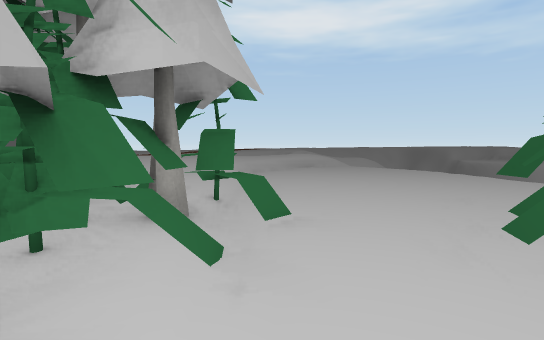
[1] (above)

20 first-person views from a walk through a scene from a Unity 3-D project. The camera is 1.4 m above the floor, tilts 4° down and sees 80° across. The floor is counted in squares, 2 m on a side. Each view is taken from the middle of a square. On the plan, view 1 faces up. The plan holds only what a view shows up to about 10 squares ahead; the rest is blank. The place goes on beyond the plan. Some surface patterns are stand-ins.

[2]
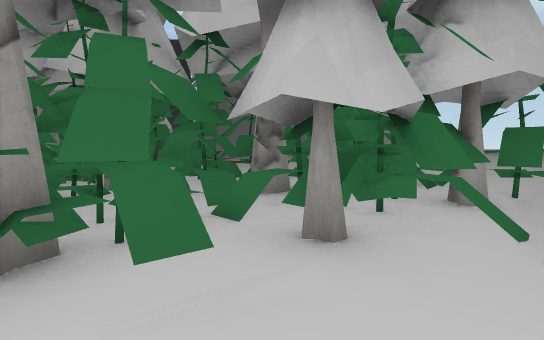

[3]
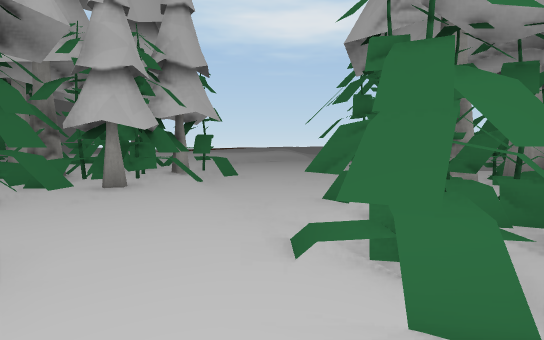

[4]
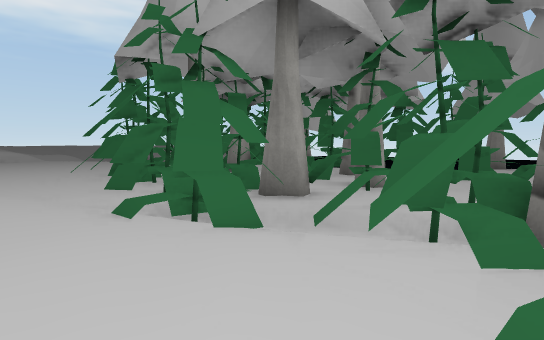

[5]
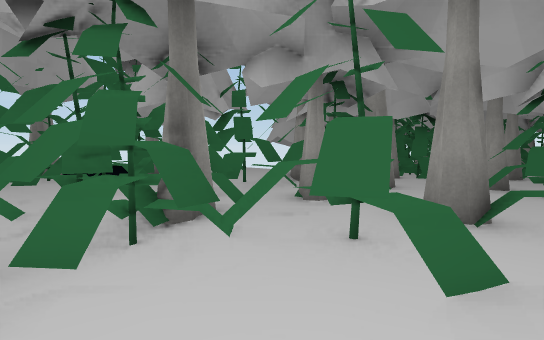

[6]
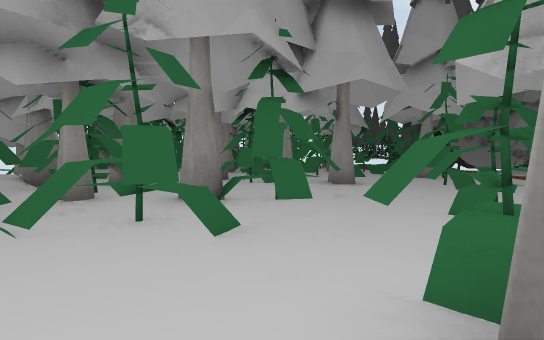

[7]
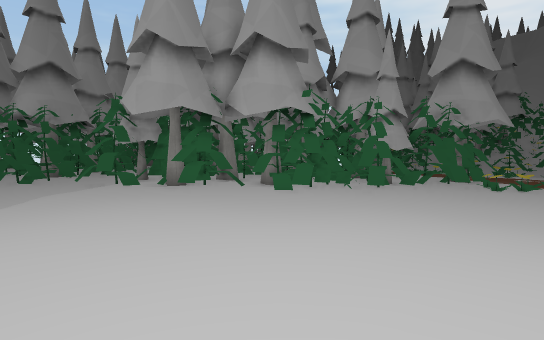

[8]
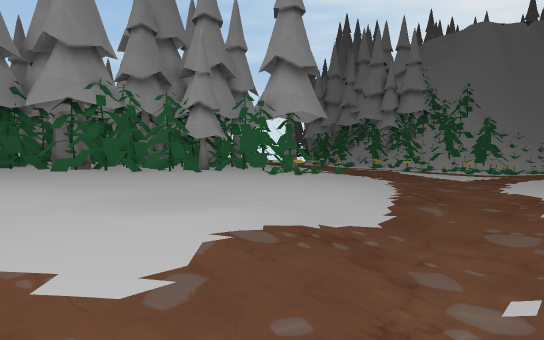

[9]
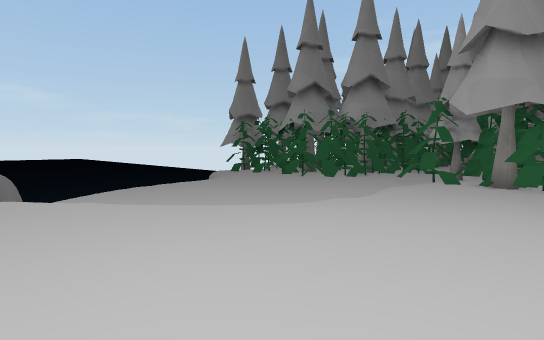

[10]
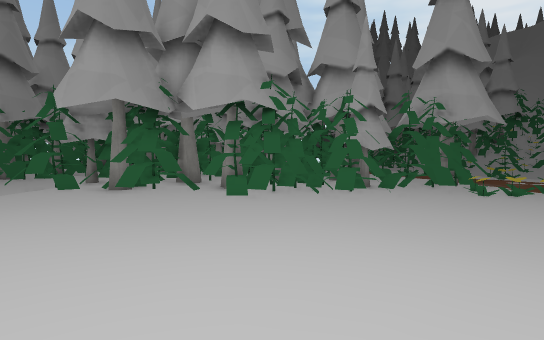

[11]
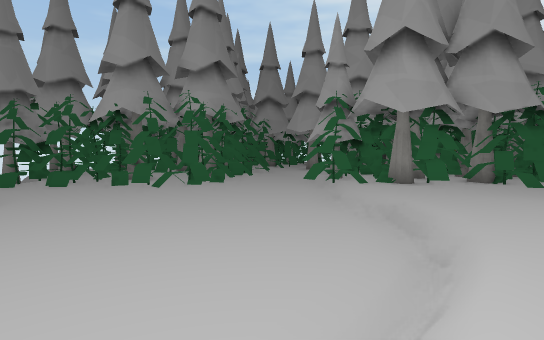

[12]
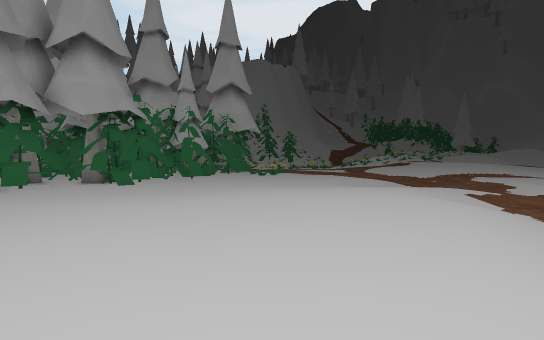

[13]
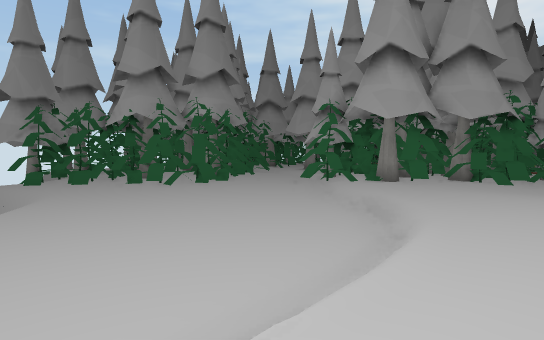

[14]
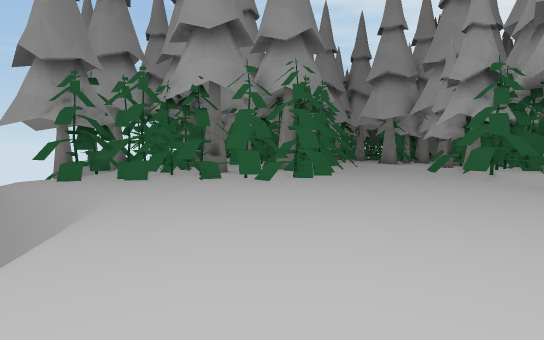

[15]
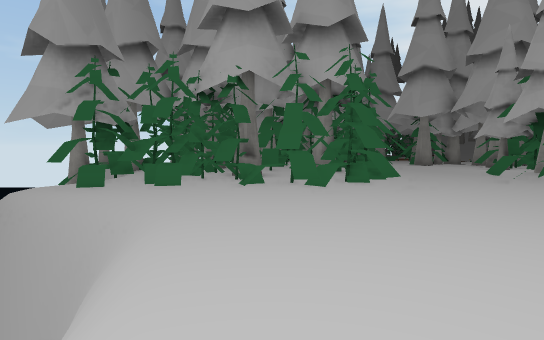

[16]
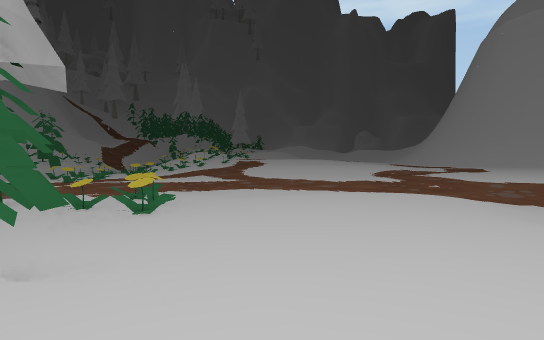

[17]
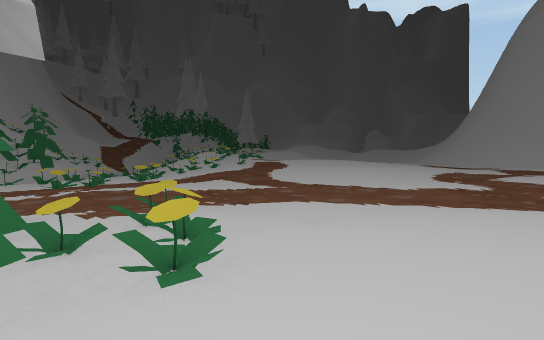

[18]
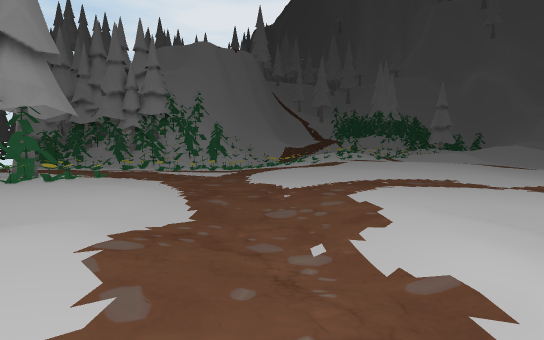

[19]
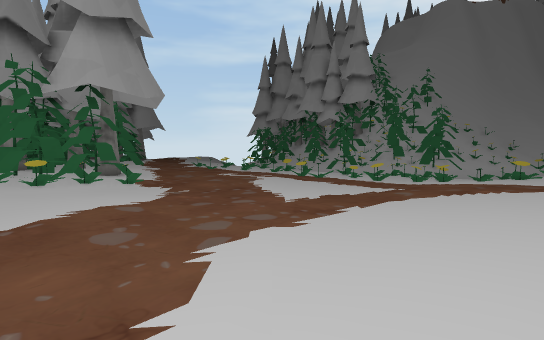

[20]
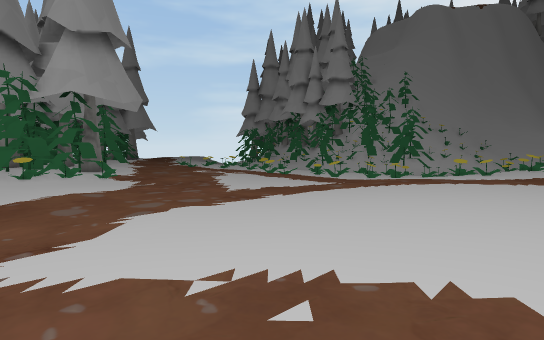

### Floor plan
Key: @ floor where view 1 was taken; # wall or solid block; . main floor; : floor 0.25 m higher than the main floor; - floor 0.25 m lower than the main floor; + floor 0.5 m higher than the main floor; _ floor 0.5 m lower than the main floor; * floor 0.75 m higher than the main floor; % floor 1 m higher than the main floor; / step, stairs or slope; = window, fence, low wall or low ledge; T thing the floor can be seen under or through; O other object.
Columns run from 25 left of view 1 to 9 right of it. Each row starts with its distance up from view 1.
 14           /////:  ////%%**%
 13    ----...//////////%%%%**/
 12    ..--....////////%%%%%*=/...
 11     ......./-//////******#.....
 10      ......---/////*****#......
  9       ....--////:+///*** ......
  8      ...-.--/:::::++++++/......
  7     ....---./.:::::++++++....../
  6     ...----....:::::+++++......./
  5    ....-----...::#/####+//....../.
  4   ....------/=#./######O##..###./.#
  3  ..-//------/.TT/##   ####..#######
  2 /#//-___-----#TT##    ###..##
  1 //////#__----O .##    #O:/.##
  0      ///#/---. ##     ##:@/##
 -1       ____            ##::/###
 -2       //_               .:/#O#
 -3                         O.://#
 -4                        ##..###
 -5                      OOO .###
 -6                       ##.###
 -7                        -##O###
 -8                     ----- --###
 -9                    --/---.--O#
-10                    -##-O/O#---OO
-11                     //_O- /O--O
-12                     _   #-- /OO
-13                     O       ##

Positions as (right, up) in squares from view 1, and headings:
1: (0, 0), facing up
2: (0, -1), facing up-left
3: (1, -4), facing up
4: (0, -5), facing up-right
5: (0, -3), facing down-right
6: (0, -2), facing down
7: (-5, 13), facing down
8: (-11, 14), facing down
9: (-4, 14), facing down-right
10: (-6, 12), facing down
11: (1, 13), facing down
12: (-2, 14), facing down-left
13: (1, 14), facing down
14: (4, 11), facing down
15: (5, 10), facing down
16: (-7, 6), facing left
17: (-9, 5), facing left
18: (-10, 14), facing down-left
19: (-16, 10), facing down
20: (-17, 11), facing down
